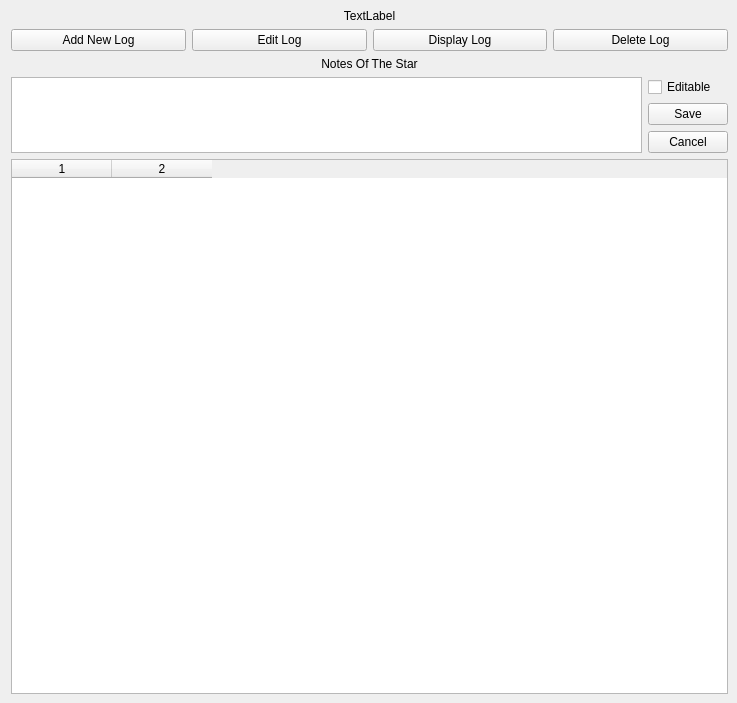
<?xml version="1.0" encoding="UTF-8"?>
<ui version="4.0">
 <class>MainWindow</class>
 <widget class="QMainWindow" name="MainWindow">
  <property name="geometry">
   <rect>
    <x>0</x>
    <y>0</y>
    <width>737</width>
    <height>703</height>
   </rect>
  </property>
  <property name="windowTitle">
   <string>Logs</string>
  </property>
  <widget class="QWidget" name="centralwidget">
   <layout class="QGridLayout" name="gridLayout">
    <property name="sizeConstraint">
     <enum>QLayout::SetDefaultConstraint</enum>
    </property>
    <property name="leftMargin">
     <number>11</number>
    </property>
    <item row="1" column="0">
     <layout class="QHBoxLayout" name="horizontalLayout">
      <item>
       <widget class="QPushButton" name="log_add">
        <property name="text">
         <string>Add New Log</string>
        </property>
       </widget>
      </item>
      <item>
       <widget class="QPushButton" name="log_edit">
        <property name="text">
         <string>Edit Log</string>
        </property>
       </widget>
      </item>
      <item>
       <widget class="QPushButton" name="log_display">
        <property name="text">
         <string>Display Log</string>
        </property>
       </widget>
      </item>
      <item>
       <widget class="QPushButton" name="log_del">
        <property name="text">
         <string>Delete Log</string>
        </property>
       </widget>
      </item>
     </layout>
    </item>
    <item row="4" column="0">
     <widget class="QTableWidget" name="log_table">
      <property name="sortingEnabled">
       <bool>true</bool>
      </property>
      <property name="columnCount">
       <number>2</number>
      </property>
      <attribute name="horizontalHeaderVisible">
       <bool>true</bool>
      </attribute>
      <attribute name="verticalHeaderVisible">
       <bool>false</bool>
      </attribute>
      <column/>
      <column/>
     </widget>
    </item>
    <item row="2" column="0">
     <widget class="QLabel" name="label">
      <property name="text">
       <string>Notes Of The Star</string>
      </property>
      <property name="alignment">
       <set>Qt::AlignCenter</set>
      </property>
     </widget>
    </item>
    <item row="3" column="0">
     <layout class="QHBoxLayout" name="horizontalLayout_2">
      <item>
       <widget class="QTextEdit" name="log_note">
        <property name="sizePolicy">
         <sizepolicy hsizetype="Expanding" vsizetype="Ignored">
          <horstretch>0</horstretch>
          <verstretch>0</verstretch>
         </sizepolicy>
        </property>
       </widget>
      </item>
      <item>
       <layout class="QVBoxLayout" name="verticalLayout_3">
        <item>
         <widget class="QCheckBox" name="log_editbox">
          <property name="text">
           <string>Editable</string>
          </property>
         </widget>
        </item>
        <item>
         <widget class="QPushButton" name="log_save">
          <property name="text">
           <string>Save</string>
          </property>
         </widget>
        </item>
        <item>
         <widget class="QPushButton" name="log_cancel">
          <property name="text">
           <string>Cancel</string>
          </property>
         </widget>
        </item>
       </layout>
      </item>
     </layout>
    </item>
    <item row="0" column="0">
     <widget class="QLabel" name="log_label">
      <property name="text">
       <string>TextLabel</string>
      </property>
      <property name="alignment">
       <set>Qt::AlignCenter</set>
      </property>
     </widget>
    </item>
   </layout>
  </widget>
  <action name="actionLoad">
   <property name="text">
    <string>Load</string>
   </property>
  </action>
  <action name="actionStar_List">
   <property name="text">
    <string>Star List</string>
   </property>
  </action>
  <action name="action_load_stars">
   <property name="text">
    <string>Load Stars</string>
   </property>
  </action>
  <action name="action_load_observatories">
   <property name="text">
    <string>Load Observatories</string>
   </property>
  </action>
 </widget>
 <resources/>
 <connections/>
</ui>
